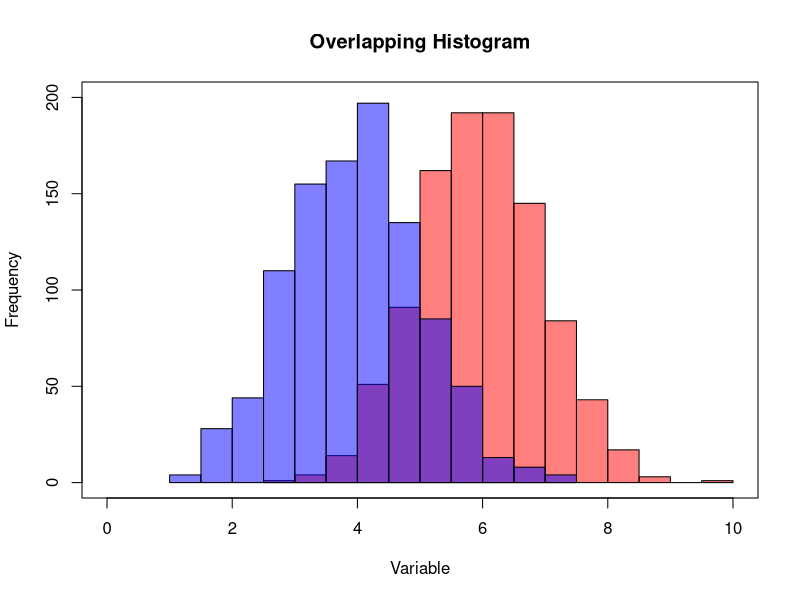

The R source for this figure:
#Re-adapted from http://r-nold.blogspot.co.uk/2013/03/overlapping-histogram-in-r.html

#Random numbers
h2<-rnorm(1000,4)
h1<-rnorm(1000,6)

# Histogram Colored (blue and red)
hist(h1, col=rgb(1,0,0,0.5),xlim=c(0,10), ylim=c(0,200), main="Overlapping Histogram", xlab="Variable")
hist(h2, col=rgb(0,0,1,0.5), add=T)
box()
